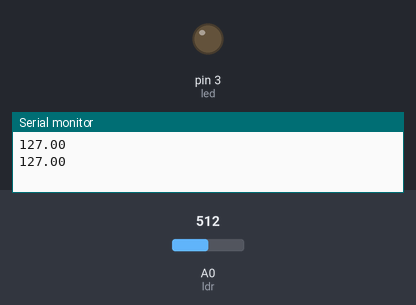
The sketch below on a simulated Arduino Uno, built with avr-gcc and run on an emulated ATmega328P. On the bench: output pins drawn as LEDs (lit = HIGH), the last lines printed to the serial monitor. The test bench sets the inputs (shaded band); at power-on: A0 (ldr) = 512.

Above: at 1.8 s.
1.9 s: A0 (ldr) set to 591
3.4 s: A0 (ldr) set to 614
At 4.6 s:
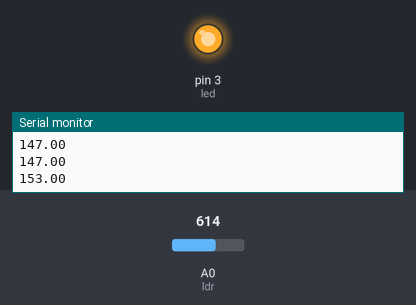
5.5 s: A0 (ldr) set to 511
At 7.2 s:
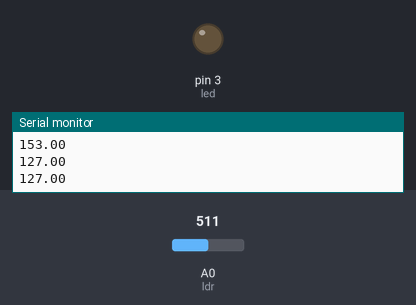
7.5 s: A0 (ldr) set to 716
At 9.0 s:
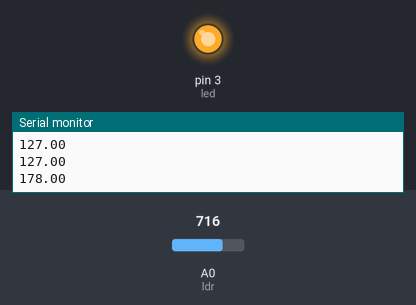
Timing chart, 0 to 10.5 s (numbered marks = the images above; inputs shaded):
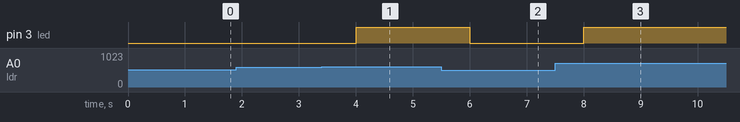

Measured:
- the behaviour switches between 605 and 606 on A0 (ldr) (found by bisection; images 0 and 1)
- after the input at 3.4 s, pin 3 (led): LOW → HIGH after 0.60 s
- after the input at 5.5 s, pin 3 (led): HIGH → LOW after 0.50 s
- after the input at 7.5 s, pin 3 (led): LOW → HIGH after 0.51 s

The sketch:

LDR.ino
```cpp
// Variáveis globais
float luminosidade = 0;  // Variável para armazenar a luminosidade lida
int led = 3;             // Pino digital onde o LED está conectado
const int ldr = A0;      // Pino analógico onde o LDR está conectado

void setup() {
  // Configura o pino do LED como saída
  pinMode(led, OUTPUT);

  // Configura o pino do LDR como entrada
  pinMode(ldr, INPUT);

  // Inicializa a comunicação serial a 9600 bps
  Serial.begin(9600);
}

void loop() {
  // Lê o valor do LDR (0 a 1023) e o mapeia para o intervalo de 0 a 255
  luminosidade = map(analogRead(ldr), 0, 1023, 0, 255);

  // Imprime o valor da luminosidade no monitor serial
  Serial.println(luminosidade);

  // Verifica se a luminosidade é maior que 150
  if (luminosidade > 150) {
    // Se a luminosidade estiver alta, liga o LED
    digitalWrite(led, HIGH); // Melhor usar HIGH em vez de 1
  } else {
    // Se a luminosidade estiver baixa, desliga o LED
    digitalWrite(led, LOW);  // Melhor usar LOW em vez de 0
  }

  // Aguarda 1 segundo antes de realizar a próxima leitura
  delay(1000);
}
```
